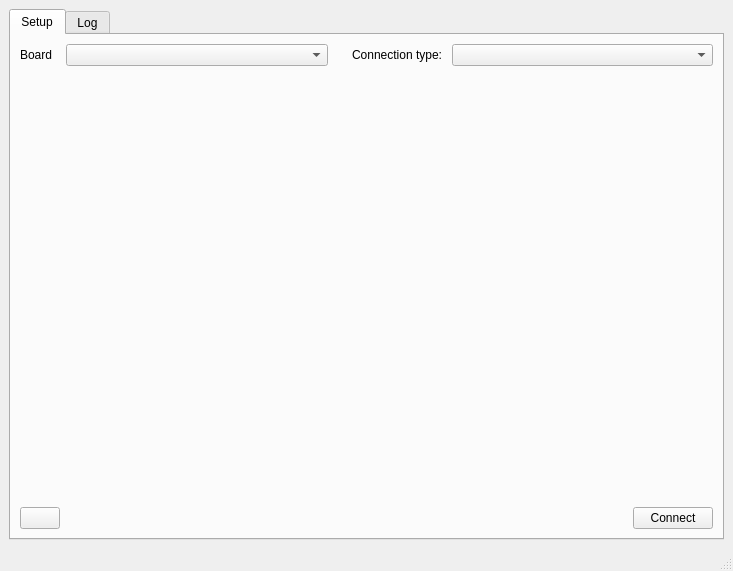
<?xml version="1.0" encoding="UTF-8"?>
<ui version="4.0">
 <class>MainWindow</class>
 <widget class="QMainWindow" name="MainWindow">
  <property name="geometry">
   <rect>
    <x>0</x>
    <y>0</y>
    <width>733</width>
    <height>571</height>
   </rect>
  </property>
  <property name="windowTitle">
   <string>MainWindow</string>
  </property>
  <widget class="QWidget" name="centralwidget">
   <layout class="QGridLayout" name="gridLayout">
    <item row="0" column="0" colspan="3">
     <widget class="QTabWidget" name="tabWidget">
      <property name="currentIndex">
       <number>0</number>
      </property>
      <property name="tabsClosable">
       <bool>false</bool>
      </property>
      <widget class="QWidget" name="setupTab">
       <property name="enabled">
        <bool>true</bool>
       </property>
       <property name="statusTip">
        <string/>
       </property>
       <attribute name="title">
        <string>Setup</string>
       </attribute>
       <layout class="QGridLayout" name="gridLayout_2">
        <item row="3" column="7" alignment="Qt::AlignRight">
         <widget class="QPushButton" name="pushButton_3">
          <property name="sizePolicy">
           <sizepolicy hsizetype="Fixed" vsizetype="Fixed">
            <horstretch>0</horstretch>
            <verstretch>0</verstretch>
           </sizepolicy>
          </property>
          <property name="text">
           <string>Connect</string>
          </property>
         </widget>
        </item>
        <item row="0" column="6">
         <widget class="QLabel" name="label_2">
          <property name="sizePolicy">
           <sizepolicy hsizetype="Minimum" vsizetype="Preferred">
            <horstretch>0</horstretch>
            <verstretch>0</verstretch>
           </sizepolicy>
          </property>
          <property name="text">
           <string>Connection type: </string>
          </property>
         </widget>
        </item>
        <item row="3" column="2" colspan="5">
         <spacer name="horizontalSpacer_2">
          <property name="orientation">
           <enum>Qt::Horizontal</enum>
          </property>
          <property name="sizeHint" stdset="0">
           <size>
            <width>40</width>
            <height>20</height>
           </size>
          </property>
         </spacer>
        </item>
        <item row="0" column="7">
         <widget class="QComboBox" name="comboBox_2">
          <property name="sizePolicy">
           <sizepolicy hsizetype="Expanding" vsizetype="Fixed">
            <horstretch>0</horstretch>
            <verstretch>0</verstretch>
           </sizepolicy>
          </property>
          <property name="minimumSize">
           <size>
            <width>0</width>
            <height>0</height>
           </size>
          </property>
         </widget>
        </item>
        <item row="3" column="0">
         <widget class="QPushButton" name="pushButton_2">
          <property name="sizePolicy">
           <sizepolicy hsizetype="Fixed" vsizetype="Fixed">
            <horstretch>0</horstretch>
            <verstretch>0</verstretch>
           </sizepolicy>
          </property>
          <property name="text">
           <string/>
          </property>
          <property name="icon">
           <iconset theme="QIcon::ThemeIcon::ViewRefresh"/>
          </property>
         </widget>
        </item>
        <item row="0" column="2">
         <widget class="QComboBox" name="comboBox">
          <property name="sizePolicy">
           <sizepolicy hsizetype="MinimumExpanding" vsizetype="Fixed">
            <horstretch>0</horstretch>
            <verstretch>0</verstretch>
           </sizepolicy>
          </property>
         </widget>
        </item>
        <item row="2" column="4" colspan="4">
         <widget class="QStackedWidget" name="stackedWidget">
          <property name="currentIndex">
           <number>1</number>
          </property>
          <widget class="QWidget" name="comPage">
           <layout class="QGridLayout" name="gridLayout_3">
            <item row="0" column="2">
             <widget class="QComboBox" name="comboBox_3">
              <property name="sizePolicy">
               <sizepolicy hsizetype="Expanding" vsizetype="Fixed">
                <horstretch>0</horstretch>
                <verstretch>0</verstretch>
               </sizepolicy>
              </property>
             </widget>
            </item>
            <item row="0" column="1">
             <widget class="QLabel" name="label_3">
              <property name="text">
               <string>COM port: </string>
              </property>
             </widget>
            </item>
            <item row="1" column="2">
             <spacer name="verticalSpacer">
              <property name="orientation">
               <enum>Qt::Vertical</enum>
              </property>
              <property name="sizeHint" stdset="0">
               <size>
                <width>20</width>
                <height>40</height>
               </size>
              </property>
             </spacer>
            </item>
            <item row="0" column="0">
             <spacer name="horizontalSpacer">
              <property name="orientation">
               <enum>Qt::Horizontal</enum>
              </property>
              <property name="sizeType">
               <enum>QSizePolicy::Minimum</enum>
              </property>
              <property name="sizeHint" stdset="0">
               <size>
                <width>10</width>
                <height>20</height>
               </size>
              </property>
             </spacer>
            </item>
           </layout>
          </widget>
          <widget class="QWidget" name="blankPage">
           <layout class="QVBoxLayout" name="verticalLayout"/>
          </widget>
         </widget>
        </item>
        <item row="0" column="0">
         <widget class="QLabel" name="label">
          <property name="sizePolicy">
           <sizepolicy hsizetype="Minimum" vsizetype="Preferred">
            <horstretch>0</horstretch>
            <verstretch>0</verstretch>
           </sizepolicy>
          </property>
          <property name="text">
           <string>Board</string>
          </property>
         </widget>
        </item>
       </layout>
      </widget>
      <widget class="QWidget" name="logTab">
       <attribute name="title">
        <string>Log</string>
       </attribute>
       <layout class="QGridLayout" name="gridLayout_4">
        <item row="0" column="0" colspan="2">
         <widget class="QPlainTextEdit" name="plainTextEdit"/>
        </item>
       </layout>
      </widget>
     </widget>
    </item>
   </layout>
  </widget>
  <widget class="QMenuBar" name="menubar">
   <property name="geometry">
    <rect>
     <x>0</x>
     <y>0</y>
     <width>733</width>
     <height>22</height>
    </rect>
   </property>
  </widget>
  <widget class="QStatusBar" name="statusbar"/>
 </widget>
 <resources/>
 <connections/>
</ui>
